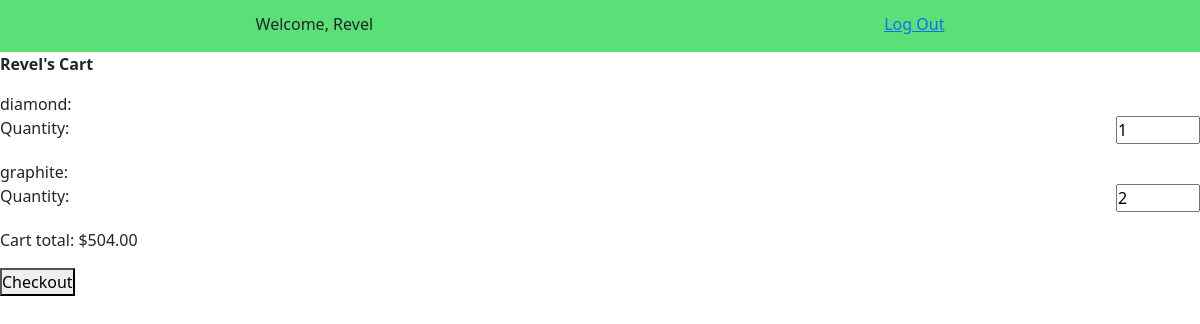
/marketplace/view-cart/1/, run on an earlier commit of the app's database.
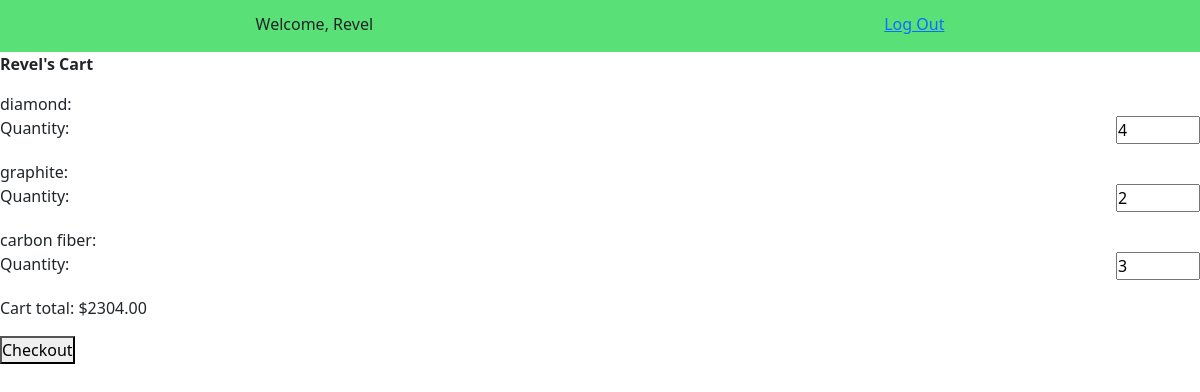
And on a later commit of the database.
### marketplace/models.py (models this page shows, shortened)
class Cart_Item_Count(models.Model):
    cart = models.ForeignKey(Cart, on_delete=models.CASCADE, default=None)
    item = models.ForeignKey(Item, on_delete=models.CASCADE, default=None)
    quantity = models.IntegerField(default=None)
    created_at = models.DateTimeField(auto_now_add=True)
    updated_at = models.DateTimeField(auto_now=True)

class Item(models.Model):
    name = models.CharField(max_length=100)
    description = models.TextField()
    carbon_offset_in_trees = models.IntegerField()
    cost = models.DecimalField(max_digits=5, decimal_places=2)
    purchases = models.ManyToManyField('login_app.User', through="User_Item_Count")
    carts = models.ManyToManyField(Cart, through="Cart_Item_Count")
    created_at = models.DateTimeField(auto_now_add=True)
    updated_at = models.DateTimeField(auto_now=True)
    objects = ItemManager()

### marketplace/views.py (the view)
# urls.py: path('marketplace/view-cart/<int:user_id>/', views.view_cart, name="cart"),
def view_cart(request, user_id):
    cart = Cart.objects.get(user=apps.get_model('login_app.User').objects.get(id=user_id))
    cart_items = Cart_Item_Count.objects.filter(cart=cart)
    if cart_items:
        total_cost = 0
        for item in cart_items:
            total_cost += item.item.cost * item.quantity
        context = {
            'user': apps.get_model('login_app.User').objects.get(id=user_id),
            'cart_items': cart_items,
            'total_cost': total_cost
        }
        return render(request, 'cart.html', context)
    else:
        context = {
            'user': apps.get_model('login_app.User').objects.get(id=user_id)
        }
        return render(request, 'cart.html', context)

### marketplace/templates/cart.html (shortened to what this page needs)
<!DOCTYPE html>
<html>
    <head>
        {% load static %}
        <link rel="stylesheet" href="https://cdn.jsdelivr.net/npm/bootstrap@5.1.1/dist/css/bootstrap.css">
        <link rel="stylesheet" href="{% static 'style.css' %}">
    </head>
    <body>
        <div id="wrapper">
            <div id="topdiv">
                <p>Welcome, {{user.first_name}}</p>
                <a href="logout/">Log Out</a>
            </div>
        </div>
        <div>
            <p class="bold">{{user.first_name}}'s Cart</p>
            <form action="buy-items/" method="post">
                {% for item in cart_items %}
                    <p>
                        {{item.item.name}}:
                        <label>
                            Quantity:
                            <input name="{{item.item.name}}_quantity" type="number" min="1" max="10" step="1" value="{{item.quantity}}" required>
                        </label>
                    </p>
                {% endfor %}
                <p>Cart total: ${{total_cost}}</p>
                <button type="submit">Checkout</button>
            </form>
        </div>
    </body>
</html>

What changed in the data, as far as the page shows it:
changed Cart_Item_Count "diamond": quantity "1" → "4"
added Cart_Item_Count: item.name "carbon fiber", quantity "3"
Also different on the page:
{{ total_cost }}: "504.00" → "2304.00"
